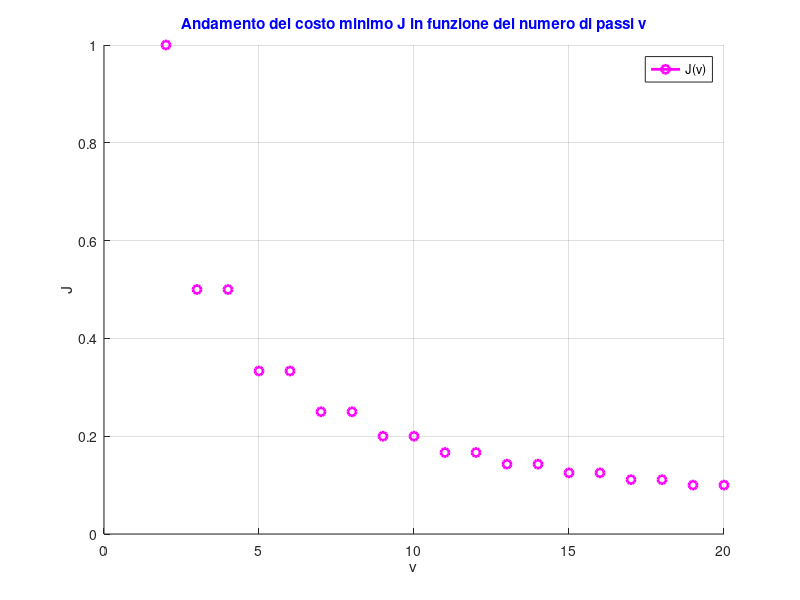
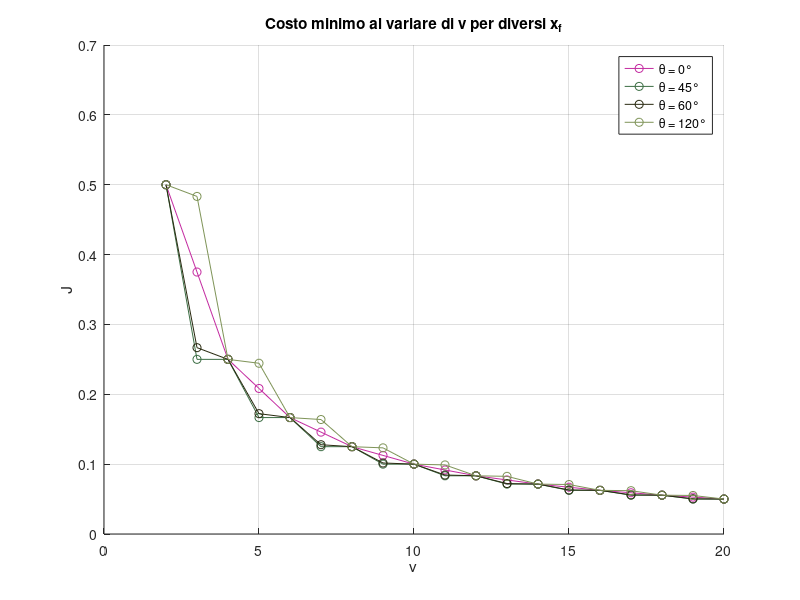
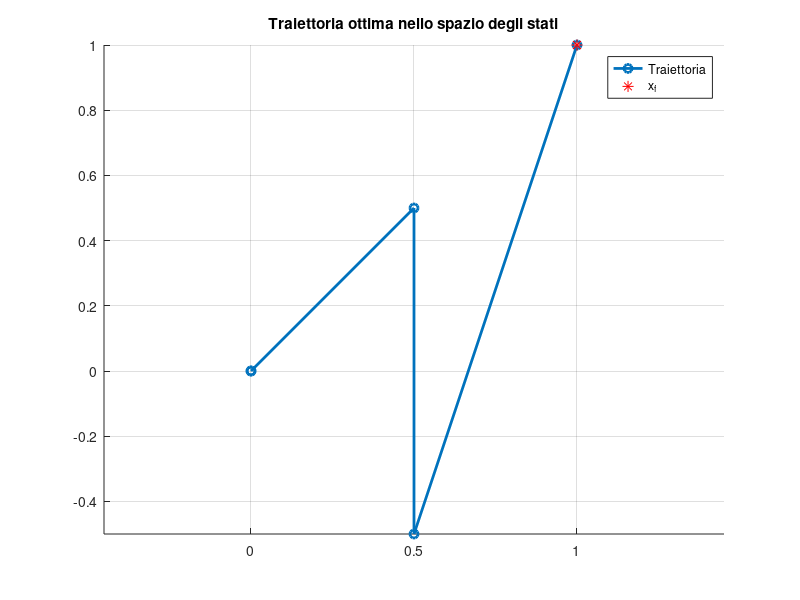
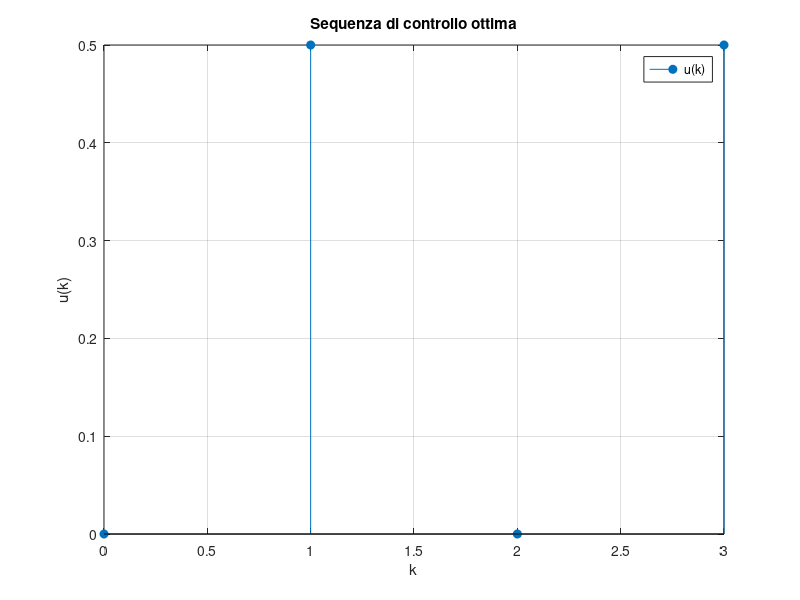

MATLAB code for these plots, in order:
clc
close all
clear all
%% PUNTO 1
A = [1 0; 0 -1]; %Matrice di stato 
B = [1 1]';      %Vettore colonna d'ingresso
xf = [1 1]';    %Stato da raggiungere
v = 4;           %Passi di controllo
x0 = [0 0]';     %Stato iniziale
Pv = [];         %Inizializzazione di P in v passi
P = [];          %Matrice di raggiungibilità "classica"

for i=0:(v-1)              %Da 0 a 3
        Pv = [Pv A^i*B];   %concatenazione colonna per colonna
end

[righe colonne] = size(Pv); %Formazione di Pv

for i=0:righe               %Le righe sono 2 quindi i va da 0 a 2
        P = [P A^i*B];      %Si genera B, AB (2 colonne)
end

if rank(P) ~= righe         %Se il rango di P è diverso da 2 allora il sistema non è raggiungibile
        error('non raggiungibile');
end

%% Andamento J

G = Pv * Pv';     %Gramiana
Beta = inv(G)*xf; %Lambda = G alla meno 1 per xf
W = Pv'* Beta;    %Sequenza rovesciata degli ingressi ottimi
J = W'*W ;        %Costo minimo J (∑ u(k)^2)

%% PUNTO 2
figure(1);
hold on
grid on

for v = 2:1:20            %Prova "arrivi"
    Pv = [];              %Inizializzo di nuovo Pv
    for i = 0:(v-1)       %Costruisco Pv di dimensione 2xv
        Pv = [Pv A^i*B];
    end
    G = Pv * Pv';
    Beta = inv(G)*xf; 
    W = Pv'* Beta;
    J = W'*W;                          %Costo minimo per quel punto di arrivo
    v;                                 %Per vedere a quale passo ho quel valore
    plot (v, J, 'm-o', 'LineWidth',2); %Vedo un passo alla volta
end

xlabel('v')
ylabel('J')
title('Andamento del costo minimo J in funzione del numero di passi v', 'Color','b')
legend ('J(v)');
hold off

%% PUNTO 3
figure(2)
hold on
grid on

leg_str = {};                       %Vettore di stringe con l'angolo di ogni xf che poi passa tutto a legend
angles = [0, pi/4, pi/3, 2*pi/3];

for angle = angles
    O = [];                         %Vettore che memorizza J per tutti i passi
    xf = [sin(angle) cos(angle)]';  %Nuovo punto finale sulla circonferenza
    for v = 2:1:20
        Pv = [];
        for i = 0:(v-1)             %Costruzione di Pv
            Pv = [Pv A^i*B];
            
        end
    G = Pv * Pv';
    Beta = inv(G)*xf; 
    W = Pv'* Beta;
    J = W'*W;
    v  ; 
    O=[O J];                          %Aggiungo il nuovo costo al vettore
    
    end
    plot (2:20, O, '-o', 'Color', rand(1,3));                     %Metto 2:20 perchè altrimenti parte da 1
    leg_str{end+1} = sprintf ('\\theta = %.0f°', rad2deg(angle)); %Rad2deg evita i conti manuali
end

xlabel('v');
ylabel('J');
title ('Costo minimo al variare di v per diversi x_f');
legend (leg_str, 'Location', 'northeast');
hold off

%% Punto 4

figure(3)
hold on
grid on
axis equal

xf=[1 1]';
v=4;
Pv = [];                    %Ricostruisco Pv
P = [];

for i=0:(v-1)
        Pv = [Pv A^i*B];
end

G = Pv * Pv';
Beta = inv(G)*xf; 
W = Pv'* Beta;               %[u(v-1);...;u(0)]
J = W'*W ;

u = flipud(W);               %Ribalto la matrice per avere u(0)...u(v-1)

x = x0;                      %Stato corrente
X1 = x(1);
X2 = x(2);                   %Servono per il plot alla fine

for i = 1:v
    x = A*x +B*u(i);
    X1 = [X1 x(1)];
    X2 = [X2 x(2)];
end

plot (X1,X2, '-o','LineWidth',2)          %Traiettoria
plot(xf(1), xf(2), 'r*','MarkerSize', 8); %Opzionale: Punto finale
legend({'Traiettoria','x_f'}, 'Location','best');
title ('Traiettoria ottima nello spazio degli stati');
hold off

figure(4); %per visualizzare anche u(k)
stem(0:v-1, u , 'filled');
xlabel('k');
ylabel('u(k)');
grid on
title ('Sequenza di controllo ottima');
legend ({'u(k)'}, 'Location', 'best');
